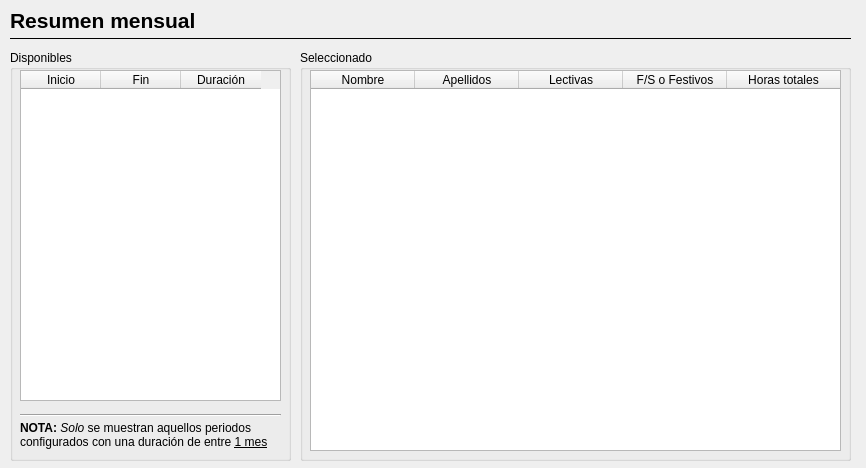
<?xml version="1.0" encoding="UTF-8"?>
<ui version="4.0">
 <class>Dialog</class>
 <widget class="QDialog" name="Dialog">
  <property name="geometry">
   <rect>
    <x>0</x>
    <y>0</y>
    <width>866</width>
    <height>468</height>
   </rect>
  </property>
  <property name="sizePolicy">
   <sizepolicy hsizetype="Fixed" vsizetype="Fixed">
    <horstretch>0</horstretch>
    <verstretch>0</verstretch>
   </sizepolicy>
  </property>
  <property name="minimumSize">
   <size>
    <width>866</width>
    <height>468</height>
   </size>
  </property>
  <property name="maximumSize">
   <size>
    <width>866</width>
    <height>468</height>
   </size>
  </property>
  <property name="windowTitle">
   <string>Resumen mensual</string>
  </property>
  <property name="windowIcon">
   <iconset>
    <normaloff>:/icons/graphics/icon.ico</normaloff>:/icons/graphics/icon.ico</iconset>
  </property>
  <widget class="QGroupBox" name="groupBox">
   <property name="geometry">
    <rect>
     <x>300</x>
     <y>50</y>
     <width>551</width>
     <height>411</height>
    </rect>
   </property>
   <property name="title">
    <string>Seleccionado</string>
   </property>
   <widget class="QTableWidget" name="resultsTable">
    <property name="enabled">
     <bool>true</bool>
    </property>
    <property name="geometry">
     <rect>
      <x>10</x>
      <y>20</y>
      <width>531</width>
      <height>381</height>
     </rect>
    </property>
    <property name="autoFillBackground">
     <bool>false</bool>
    </property>
    <property name="frameShape">
     <enum>QFrame::StyledPanel</enum>
    </property>
    <property name="frameShadow">
     <enum>QFrame::Plain</enum>
    </property>
    <property name="autoScrollMargin">
     <number>16</number>
    </property>
    <property name="alternatingRowColors">
     <bool>true</bool>
    </property>
    <property name="selectionMode">
     <enum>QAbstractItemView::SingleSelection</enum>
    </property>
    <property name="selectionBehavior">
     <enum>QAbstractItemView::SelectRows</enum>
    </property>
    <property name="showGrid">
     <bool>true</bool>
    </property>
    <property name="gridStyle">
     <enum>Qt::SolidLine</enum>
    </property>
    <property name="sortingEnabled">
     <bool>true</bool>
    </property>
    <attribute name="horizontalHeaderDefaultSectionSize">
     <number>104</number>
    </attribute>
    <attribute name="horizontalHeaderStretchLastSection">
     <bool>true</bool>
    </attribute>
    <attribute name="verticalHeaderVisible">
     <bool>true</bool>
    </attribute>
    <attribute name="verticalHeaderDefaultSectionSize">
     <number>22</number>
    </attribute>
    <attribute name="verticalHeaderMinimumSectionSize">
     <number>15</number>
    </attribute>
    <attribute name="verticalHeaderStretchLastSection">
     <bool>false</bool>
    </attribute>
    <column>
     <property name="text">
      <string>Nombre</string>
     </property>
    </column>
    <column>
     <property name="text">
      <string>Apellidos</string>
     </property>
    </column>
    <column>
     <property name="text">
      <string>Lectivas</string>
     </property>
    </column>
    <column>
     <property name="text">
      <string>F/S o Festivos</string>
     </property>
    </column>
    <column>
     <property name="text">
      <string>Horas totales</string>
     </property>
    </column>
   </widget>
  </widget>
  <widget class="Line" name="line">
   <property name="geometry">
    <rect>
     <x>10</x>
     <y>30</y>
     <width>841</width>
     <height>16</height>
    </rect>
   </property>
   <property name="frameShadow">
    <enum>QFrame::Plain</enum>
   </property>
   <property name="orientation">
    <enum>Qt::Horizontal</enum>
   </property>
  </widget>
  <widget class="QLabel" name="label_5">
   <property name="geometry">
    <rect>
     <x>10</x>
     <y>10</y>
     <width>191</width>
     <height>21</height>
    </rect>
   </property>
   <property name="font">
    <font>
     <pointsize>16</pointsize>
     <weight>75</weight>
     <bold>true</bold>
    </font>
   </property>
   <property name="text">
    <string>Resumen mensual</string>
   </property>
  </widget>
  <widget class="QGroupBox" name="groupBox_2">
   <property name="geometry">
    <rect>
     <x>10</x>
     <y>50</y>
     <width>281</width>
     <height>411</height>
    </rect>
   </property>
   <property name="title">
    <string>Disponibles</string>
   </property>
   <widget class="QTableWidget" name="periodosTable">
    <property name="geometry">
     <rect>
      <x>10</x>
      <y>20</y>
      <width>261</width>
      <height>331</height>
     </rect>
    </property>
    <property name="alternatingRowColors">
     <bool>true</bool>
    </property>
    <property name="selectionBehavior">
     <enum>QAbstractItemView::SelectRows</enum>
    </property>
    <attribute name="horizontalHeaderDefaultSectionSize">
     <number>80</number>
    </attribute>
    <attribute name="verticalHeaderVisible">
     <bool>true</bool>
    </attribute>
    <attribute name="verticalHeaderStretchLastSection">
     <bool>false</bool>
    </attribute>
    <column>
     <property name="text">
      <string>Inicio</string>
     </property>
    </column>
    <column>
     <property name="text">
      <string>Fin</string>
     </property>
    </column>
    <column>
     <property name="text">
      <string>Duración</string>
     </property>
    </column>
   </widget>
   <widget class="QLabel" name="label_8">
    <property name="geometry">
     <rect>
      <x>10</x>
      <y>370</y>
      <width>261</width>
      <height>31</height>
     </rect>
    </property>
    <property name="text">
     <string>&lt;html&gt;&lt;head/&gt;&lt;body&gt;&lt;p&gt;&lt;span style=&quot; font-weight:600;&quot;&gt;NOTA: &lt;/span&gt;&lt;span style=&quot; font-style:italic;&quot;&gt;Solo&lt;/span&gt; se muestran aquellos periodos configurados con una duración de entre &lt;span style=&quot; text-decoration: underline;&quot;&gt;1 mes&lt;/span&gt;&lt;/p&gt;&lt;/body&gt;&lt;/html&gt;</string>
    </property>
    <property name="wordWrap">
     <bool>true</bool>
    </property>
   </widget>
   <widget class="Line" name="line_3">
    <property name="geometry">
     <rect>
      <x>10</x>
      <y>350</y>
      <width>261</width>
      <height>31</height>
     </rect>
    </property>
    <property name="orientation">
     <enum>Qt::Horizontal</enum>
    </property>
   </widget>
  </widget>
 </widget>
 <resources>
  <include location="../main.qrc"/>
 </resources>
 <connections/>
</ui>
